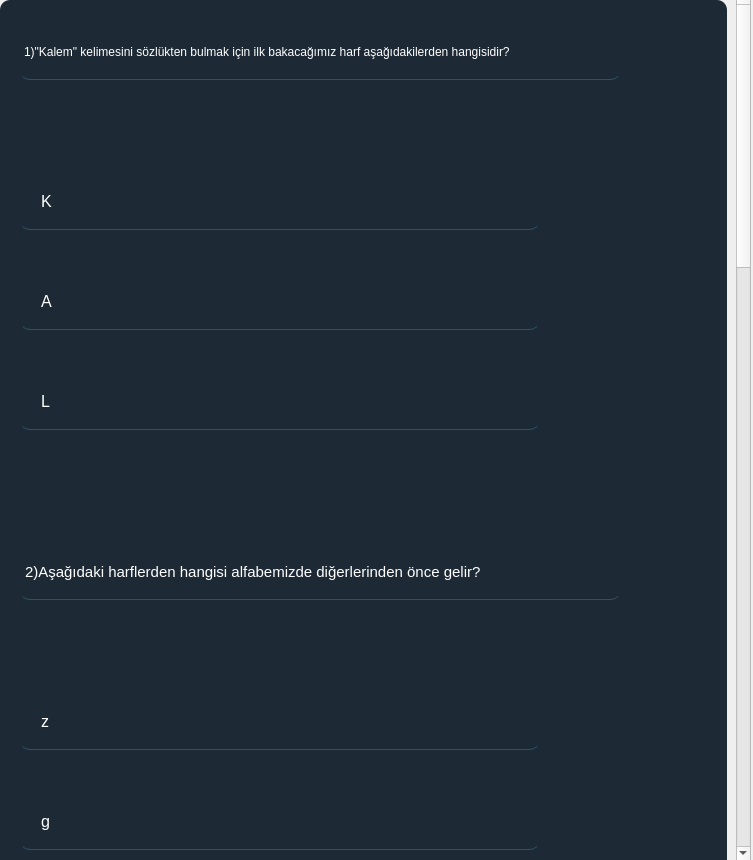
<?xml version="1.0" encoding="UTF-8"?>
<ui version="4.0">
 <class>Form</class>
 <widget class="QWidget" name="Form">
  <property name="geometry">
   <rect>
    <x>0</x>
    <y>0</y>
    <width>753</width>
    <height>860</height>
   </rect>
  </property>
  <property name="windowTitle">
   <string>Form</string>
  </property>
  <widget class="QScrollArea" name="scrollArea">
   <property name="geometry">
    <rect>
     <x>-10</x>
     <y>-10</y>
     <width>761</width>
     <height>871</height>
    </rect>
   </property>
   <property name="styleSheet">
    <string notr="true"/>
   </property>
   <property name="widgetResizable">
    <bool>true</bool>
   </property>
   <widget class="QWidget" name="scrollAreaWidgetContents">
    <property name="geometry">
     <rect>
      <x>0</x>
      <y>0</y>
      <width>738</width>
      <height>2792</height>
     </rect>
    </property>
    <layout class="QVBoxLayout" name="verticalLayout_2">
     <item>
      <widget class="QFrame" name="frame">
       <property name="minimumSize">
        <size>
         <width>0</width>
         <height>2770</height>
        </size>
       </property>
       <property name="styleSheet">
        <string notr="true">background-color:rgba(16,30,41,240);
border-radius:10px;



</string>
       </property>
       <property name="frameShape">
        <enum>QFrame::StyledPanel</enum>
       </property>
       <property name="frameShadow">
        <enum>QFrame::Raised</enum>
       </property>
       <widget class="QRadioButton" name="radioButton_10">
        <property name="geometry">
         <rect>
          <x>20</x>
          <y>1840</y>
          <width>520</width>
          <height>50</height>
         </rect>
        </property>
        <property name="font">
         <font>
          <pointsize>12</pointsize>
         </font>
        </property>
        <property name="styleSheet">
         <string notr="true">background-color:rgba(0,0,0,0);
border:1px solid rgba(0,0,0,0);
border-bottom-color:rgba(46,82,101,255);
color:rgb(255,255,255);
padding-bottom:7px
</string>
        </property>
        <property name="text">
         <string>atkı-eldiven-mont
</string>
        </property>
       </widget>
       <widget class="QRadioButton" name="radioButton_11">
        <property name="geometry">
         <rect>
          <x>20</x>
          <y>2360</y>
          <width>520</width>
          <height>50</height>
         </rect>
        </property>
        <property name="font">
         <font>
          <pointsize>12</pointsize>
         </font>
        </property>
        <property name="styleSheet">
         <string notr="true">background-color:rgba(0,0,0,0);
border:1px solid rgba(0,0,0,0);
border-bottom-color:rgba(46,82,101,255);
color:rgb(255,255,255);
padding-bottom:7px
</string>
        </property>
        <property name="text">
         <string>Yıldırım
</string>
        </property>
       </widget>
       <widget class="QRadioButton" name="radioButton_3">
        <property name="geometry">
         <rect>
          <x>20</x>
          <y>380</y>
          <width>520</width>
          <height>50</height>
         </rect>
        </property>
        <property name="font">
         <font>
          <pointsize>12</pointsize>
         </font>
        </property>
        <property name="styleSheet">
         <string notr="true">background-color:rgba(0,0,0,0);
border:1px solid rgba(0,0,0,0);
border-bottom-color:rgba(46,82,101,255);
color:rgb(255,255,255);
padding-bottom:7px
</string>
        </property>
        <property name="text">
         <string>L</string>
        </property>
       </widget>
       <widget class="QRadioButton" name="radioButton_7">
        <property name="geometry">
         <rect>
          <x>20</x>
          <y>2260</y>
          <width>520</width>
          <height>50</height>
         </rect>
        </property>
        <property name="font">
         <font>
          <pointsize>12</pointsize>
         </font>
        </property>
        <property name="styleSheet">
         <string notr="true">background-color:rgba(0,0,0,0);
border:1px solid rgba(0,0,0,0);
border-bottom-color:rgba(46,82,101,255);
color:rgb(255,255,255);
padding-bottom:7px
</string>
        </property>
        <property name="text">
         <string>Şimşek
</string>
        </property>
       </widget>
       <widget class="QRadioButton" name="radioButton_15">
        <property name="geometry">
         <rect>
          <x>20</x>
          <y>2460</y>
          <width>520</width>
          <height>50</height>
         </rect>
        </property>
        <property name="font">
         <font>
          <pointsize>12</pointsize>
         </font>
        </property>
        <property name="styleSheet">
         <string notr="true">background-color:rgba(0,0,0,0);
border:1px solid rgba(0,0,0,0);
border-bottom-color:rgba(46,82,101,255);
color:rgb(255,255,255);
padding-bottom:7px
</string>
        </property>
        <property name="text">
         <string>Bulut</string>
        </property>
       </widget>
       <widget class="QLabel" name="label_5">
        <property name="geometry">
         <rect>
          <x>20</x>
          <y>2110</y>
          <width>601</width>
          <height>50</height>
         </rect>
        </property>
        <property name="font">
         <font>
          <pointsize>13</pointsize>
         </font>
        </property>
        <property name="styleSheet">
         <string notr="true">background-color:rgba(0,0,0,0);
border:1px solid rgba(0,0,0,0);
border-bottom-color:rgba(46,82,101,255);
color:rgb(255,255,255);
padding-bottom:7px</string>
        </property>
        <property name="text">
         <string>5)Aşağıdakilerden hangisi sözlükte diğerlerinden önce gelir?</string>
        </property>
       </widget>
       <widget class="QRadioButton" name="radioButton_6">
        <property name="geometry">
         <rect>
          <x>20</x>
          <y>1740</y>
          <width>520</width>
          <height>50</height>
         </rect>
        </property>
        <property name="font">
         <font>
          <pointsize>12</pointsize>
         </font>
        </property>
        <property name="styleSheet">
         <string notr="true">background-color:rgba(0,0,0,0);
border:1px solid rgba(0,0,0,0);
border-bottom-color:rgba(46,82,101,255);
color:rgb(255,255,255);
padding-bottom:7px
</string>
        </property>
        <property name="text">
         <string>mont-atkı-eldiven
</string>
        </property>
       </widget>
       <widget class="QRadioButton" name="radioButton_5">
        <property name="geometry">
         <rect>
          <x>20</x>
          <y>1220</y>
          <width>520</width>
          <height>50</height>
         </rect>
        </property>
        <property name="font">
         <font>
          <pointsize>12</pointsize>
         </font>
        </property>
        <property name="styleSheet">
         <string notr="true">background-color:rgba(0,0,0,0);
border:1px solid rgba(0,0,0,0);
border-bottom-color:rgba(46,82,101,255);
color:rgb(255,255,255);
padding-bottom:7px
</string>
        </property>
        <property name="text">
         <string>sümbül</string>
        </property>
       </widget>
       <widget class="QRadioButton" name="radioButton_2">
        <property name="geometry">
         <rect>
          <x>20</x>
          <y>280</y>
          <width>520</width>
          <height>50</height>
         </rect>
        </property>
        <property name="font">
         <font>
          <pointsize>12</pointsize>
         </font>
        </property>
        <property name="styleSheet">
         <string notr="true">background-color:rgba(0,0,0,0);
border:1px solid rgba(0,0,0,0);
border-bottom-color:rgba(46,82,101,255);
color:rgb(255,255,255);
padding-bottom:7px
</string>
        </property>
        <property name="text">
         <string>A</string>
        </property>
       </widget>
       <widget class="QRadioButton" name="radioButton_14">
        <property name="geometry">
         <rect>
          <x>20</x>
          <y>1940</y>
          <width>520</width>
          <height>50</height>
         </rect>
        </property>
        <property name="font">
         <font>
          <pointsize>12</pointsize>
         </font>
        </property>
        <property name="styleSheet">
         <string notr="true">background-color:rgba(0,0,0,0);
border:1px solid rgba(0,0,0,0);
border-bottom-color:rgba(46,82,101,255);
color:rgb(255,255,255);
padding-bottom:7px
</string>
        </property>
        <property name="text">
         <string>eldiven-atkı-mont
</string>
        </property>
       </widget>
       <widget class="QLabel" name="label_4">
        <property name="geometry">
         <rect>
          <x>20</x>
          <y>1070</y>
          <width>601</width>
          <height>50</height>
         </rect>
        </property>
        <property name="font">
         <font>
          <pointsize>9</pointsize>
         </font>
        </property>
        <property name="styleSheet">
         <string notr="true">background-color:rgba(0,0,0,0);
border:1px solid rgba(0,0,0,0);
border-bottom-color:rgba(46,82,101,255);
color:rgb(255,255,255);
padding-bottom:7px</string>
        </property>
        <property name="text">
         <string>3)&quot;sümbül&quot;, &quot;lale&quot;, &quot;gül&quot; sözcükleri alfabetik sıraya konulduğunda ikinci kelime hangisi olur?</string>
        </property>
       </widget>
       <widget class="QRadioButton" name="radioButton_8">
        <property name="geometry">
         <rect>
          <x>20</x>
          <y>800</y>
          <width>520</width>
          <height>50</height>
         </rect>
        </property>
        <property name="font">
         <font>
          <pointsize>12</pointsize>
         </font>
        </property>
        <property name="styleSheet">
         <string notr="true">background-color:rgba(0,0,0,0);
border:1px solid rgba(0,0,0,0);
border-bottom-color:rgba(46,82,101,255);
color:rgb(255,255,255);
padding-bottom:7px
</string>
        </property>
        <property name="text">
         <string>g</string>
        </property>
       </widget>
       <widget class="QLabel" name="label_3">
        <property name="geometry">
         <rect>
          <x>20</x>
          <y>1590</y>
          <width>601</width>
          <height>50</height>
         </rect>
        </property>
        <property name="font">
         <font>
          <pointsize>10</pointsize>
         </font>
        </property>
        <property name="styleSheet">
         <string notr="true">background-color:rgba(0,0,0,0);
border:1px solid rgba(0,0,0,0);
border-bottom-color:rgba(46,82,101,255);
color:rgb(255,255,255);
padding-bottom:7px</string>
        </property>
        <property name="text">
         <string>4)&quot;mont&quot;, &quot;atkı&quot;, &quot;eldiven&quot; kelimeleri alfabetik sıraya göre nasıl sıralanmalıdır?</string>
        </property>
       </widget>
       <widget class="QLabel" name="label_2">
        <property name="geometry">
         <rect>
          <x>20</x>
          <y>550</y>
          <width>601</width>
          <height>50</height>
         </rect>
        </property>
        <property name="font">
         <font>
          <pointsize>11</pointsize>
         </font>
        </property>
        <property name="styleSheet">
         <string notr="true">background-color:rgba(0,0,0,0);
border:1px solid rgba(0,0,0,0);
border-bottom-color:rgba(46,82,101,255);
color:rgb(255,255,255);
padding-bottom:7px</string>
        </property>
        <property name="text">
         <string>2)Aşağıdaki harflerden hangisi alfabemizde diğerlerinden önce gelir?</string>
        </property>
       </widget>
       <widget class="QRadioButton" name="radioButton_9">
        <property name="geometry">
         <rect>
          <x>20</x>
          <y>1320</y>
          <width>520</width>
          <height>50</height>
         </rect>
        </property>
        <property name="font">
         <font>
          <pointsize>12</pointsize>
         </font>
        </property>
        <property name="styleSheet">
         <string notr="true">background-color:rgba(0,0,0,0);
border:1px solid rgba(0,0,0,0);
border-bottom-color:rgba(46,82,101,255);
color:rgb(255,255,255);
padding-bottom:7px
</string>
        </property>
        <property name="text">
         <string>lale</string>
        </property>
       </widget>
       <widget class="QLabel" name="label">
        <property name="geometry">
         <rect>
          <x>20</x>
          <y>30</y>
          <width>601</width>
          <height>50</height>
         </rect>
        </property>
        <property name="font">
         <font>
          <pointsize>9</pointsize>
         </font>
        </property>
        <property name="styleSheet">
         <string notr="true">background-color:rgba(0,0,0,0);
border:1px solid rgba(0,0,0,0);
border-bottom-color:rgba(46,82,101,255);
color:rgb(255,255,255);
padding-bottom:7px</string>
        </property>
        <property name="text">
         <string>1)&quot;Kalem&quot; kelimesini sözlükten bulmak için ilk bakacağımız harf aşağıdakilerden hangisidir?</string>
        </property>
       </widget>
       <widget class="QRadioButton" name="radioButton_4">
        <property name="geometry">
         <rect>
          <x>20</x>
          <y>700</y>
          <width>520</width>
          <height>50</height>
         </rect>
        </property>
        <property name="font">
         <font>
          <pointsize>12</pointsize>
         </font>
        </property>
        <property name="styleSheet">
         <string notr="true">background-color:rgba(0,0,0,0);
border:1px solid rgba(0,0,0,0);
border-bottom-color:rgba(46,82,101,255);
color:rgb(255,255,255);
padding-bottom:7px
</string>
        </property>
        <property name="text">
         <string>z</string>
        </property>
       </widget>
       <widget class="QRadioButton" name="radioButton_13">
        <property name="geometry">
         <rect>
          <x>20</x>
          <y>1420</y>
          <width>520</width>
          <height>50</height>
         </rect>
        </property>
        <property name="font">
         <font>
          <pointsize>12</pointsize>
         </font>
        </property>
        <property name="styleSheet">
         <string notr="true">background-color:rgba(0,0,0,0);
border:1px solid rgba(0,0,0,0);
border-bottom-color:rgba(46,82,101,255);
color:rgb(255,255,255);
padding-bottom:7px
</string>
        </property>
        <property name="text">
         <string>gül</string>
        </property>
       </widget>
       <widget class="QRadioButton" name="radioButton_12">
        <property name="geometry">
         <rect>
          <x>20</x>
          <y>900</y>
          <width>520</width>
          <height>50</height>
         </rect>
        </property>
        <property name="font">
         <font>
          <pointsize>12</pointsize>
         </font>
        </property>
        <property name="styleSheet">
         <string notr="true">background-color:rgba(0,0,0,0);
border:1px solid rgba(0,0,0,0);
border-bottom-color:rgba(46,82,101,255);
color:rgb(255,255,255);
padding-bottom:7px
</string>
        </property>
        <property name="text">
         <string>m</string>
        </property>
       </widget>
       <widget class="QRadioButton" name="radioButton">
        <property name="geometry">
         <rect>
          <x>20</x>
          <y>180</y>
          <width>520</width>
          <height>50</height>
         </rect>
        </property>
        <property name="font">
         <font>
          <pointsize>12</pointsize>
         </font>
        </property>
        <property name="styleSheet">
         <string notr="true">background-color:rgba(0,0,0,0);
border:1px solid rgba(0,0,0,0);
border-bottom-color:rgba(46,82,101,255);
color:rgb(255,255,255);
padding-bottom:7px
</string>
        </property>
        <property name="text">
         <string>K</string>
        </property>
       </widget>
      </widget>
     </item>
    </layout>
   </widget>
  </widget>
 </widget>
 <resources/>
 <connections/>
</ui>
